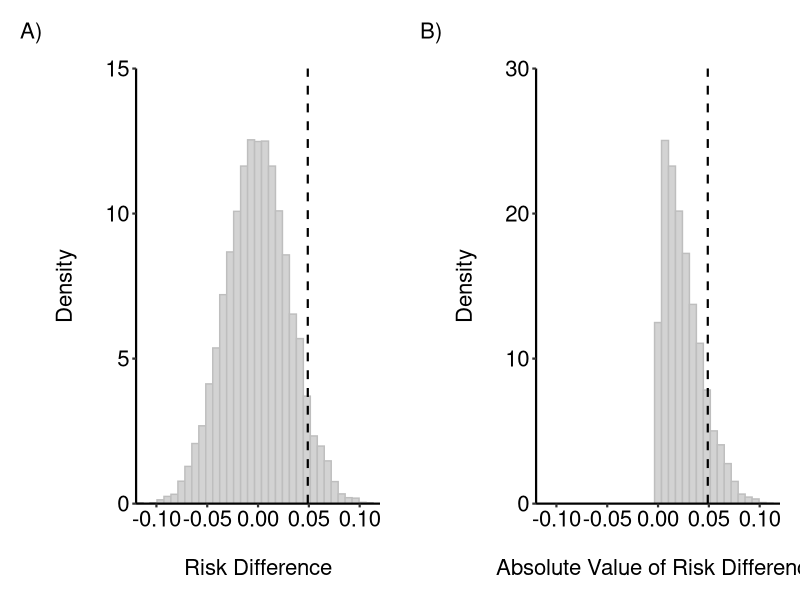

The R source for this figure:

#######################################################################################################
#
# Purpose: To show how simulation can be used to demonstrate the definition of a p-value
#
# Author: Jacqueline E. Rudolph
#
# Required packages: ggplot2, ggpubr
#
# Last Updated: 15 Oct 2020
#
#######################################################################################################

##Load in necessary packages

packages <- c("ggplot2", "ggpubr")
for (package in packages) {
  library(package, character.only=T)
}


# Run simulation ----------------------------------------------------------

reps <- 10000       #Number of permutations
n <- 1000           #Number of individuals in each sample

set.seed(123)
rd <- rep(NA,reps)  #Vector to hold risk difference results

  #Simulate randomized treatment, with P(X=1)=0.5
  x <- rbinom(n, 1, 0.5)

  #Simulate binary outcome affected by treatment
  #P(Y=1)=0.5 and the RD for X is 0.05
  p.y <- 0.5 + 0.05*x - 0.05*0.5
  y <- rbinom(n, 1, p.y)

  #Estimate the RD for X and its p-value
  res <- glm(y ~ x, family=gaussian(link="identity"))
  rd_est <- summary(res)$coefficients[2]
  rd_pvalue <- summary(res)$coefficients[8]

  #Estimate the distribution of RDs under the null hypothesis that RD=0 
    #Randomly assign a new exposure to each individual, still with P(X'=1)=0.5
    #For this new exposure, estimate the RD on the original outcome
  for (i in 1:reps){
    #Draw new randomized exposure
    x_new <- rbinom(n, 1, 0.5)

    #Using new exposure and original outcome, estimate the RD and save its value in the rd vector
    rd[i] <- summary(glm(y ~ x_new, family=gaussian(link="identity")))$coefficients[2]
  }
  

# Summarize ---------------------------------------------------------------
  
  #Calculate the one-sided  p-value, by taking the proportion of reps
  #that had a RD greater than the RD from the original sample
  prop1 <- sum(rd > rd_est)/reps
  
  #Calculate the two-sided p-value, by taking the proportion of reps
  #that had a RD more extreme than the RD from the original sample
    #In other words, the absolute value of the RD was greater than the original RD
  prop2 <- sum(abs(rd) > rd_est)/reps
  

# Visualize ---------------------------------------------------------------

#Set formatting options
  
thm <- theme_classic() +
  theme(
    #Format text
    axis.title = element_text(family="Helvetica", size=16, color="black"),
    axis.text = element_text(family="Helvetica", size=16, color="black"),
    
    #Use tag to label paneled plots
    plot.tag.position="topleft",
    plot.tag=element_text(family="Helvetica", size=16, color="black", margin=margin(r=10, b=20)),
    
    #Format axis
    axis.line = element_line(size=0.75),
    axis.ticks = element_line(size=0.75),
    
    #Add space around plot
    plot.margin = unit(c(1, 1, 1, 1), "lines"),
  )

#Plot one-sided p-value
  
    p1 <- ggplot() + thm +
      #Plot labels
      labs(tag="A)", x="\nRisk Difference", y="Density\n") +
      
      #Generate plots
      geom_histogram(aes(rd, stat(density)), bins=36, color="gray", fill="lightgray") +
      geom_vline(xintercept=rd_est, color="black", size=0.75, linetype="dashed") + 
      
      #Define axis options
      scale_x_continuous(expand=c(0, 0), limits=c(-0.12, 0.12)) +  
      scale_y_continuous(expand=c(0, 0), limits=c(0, 15))

#Plot two-sided p-value
    
    p2 <- ggplot() + thm +
      labs(tag="B)", x="\nAbsolute Value of Risk Difference", y="Density\n") +
      geom_histogram(aes(abs(rd), stat(density)), bins=36, color="gray", fill="lightgray") +
      geom_vline(xintercept=rd_est, color="black", size=0.75, linetype="dashed") +
      scale_x_continuous(expand=c(0, 0), limits=c(-0.12, 0.12)) + 
      scale_y_continuous(expand=c(0, 0), limits=c(0, 30))

    pdf("./pvalue_fig.pdf", height=5, width=10)
    ggarrange(p1, p2, ncol=2)
    dev.off()

